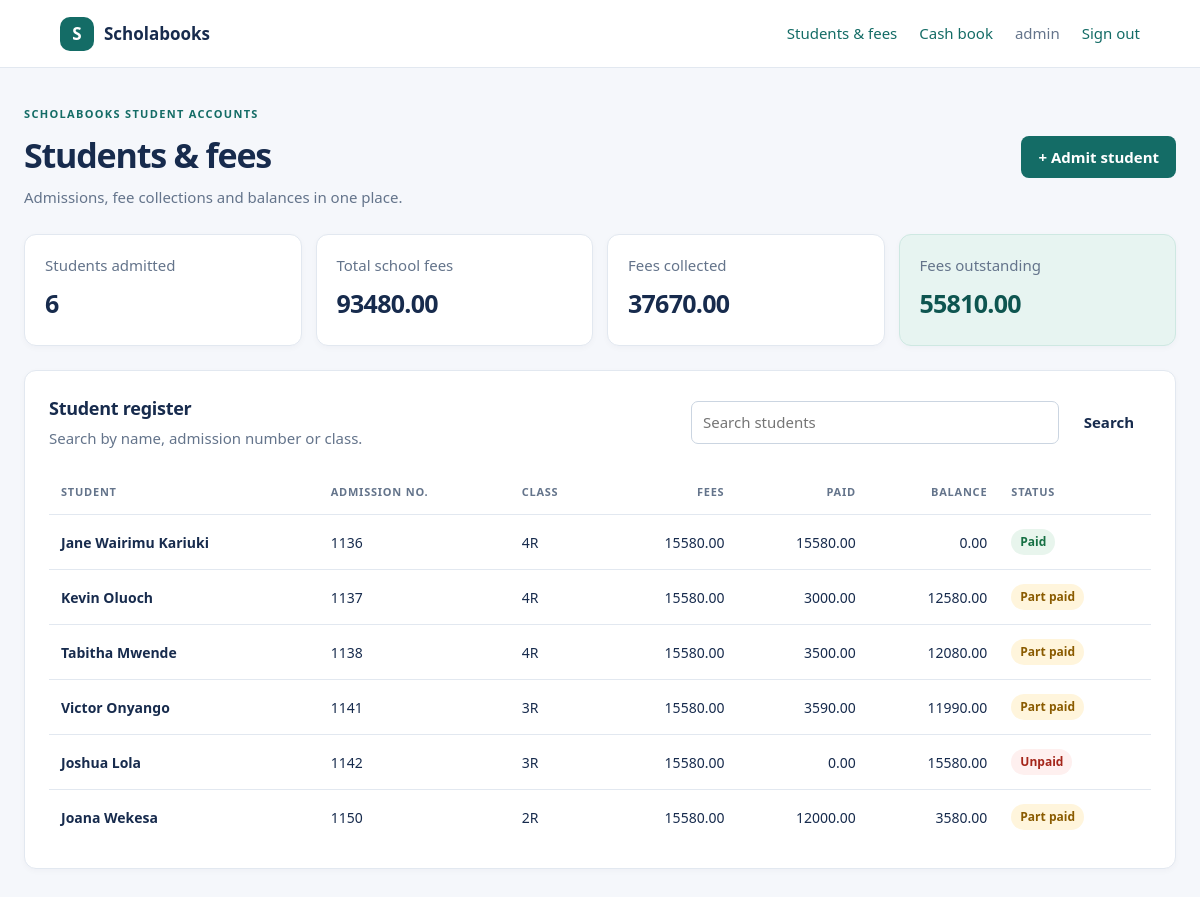
Page /staff/ (signed in) on the committed database.
### myapp/models.py (models this page shows, shortened)
class Student(models.Model):
    admission_number = models.CharField(max_length=30, unique=True)
    name = models.CharField(max_length=100)
    class_name = models.CharField(max_length=64)
    admission_date = models.DateField(default=timezone.localdate)
    age = models.IntegerField(null=True, blank=True, validators=[MinValueValidator(1)])
    email = models.EmailField(blank=True)
    guardian_name = models.CharField(max_length=100, blank=True)
    guardian_phone = models.CharField(max_length=30, blank=True)
    fee_total = models.DecimalField(
        max_digits=10,
        decimal_places=2,
        default=Decimal('15580.00'),
        validators=[MinValueValidator(Decimal('0.00'))],
    )
    class Meta:
        ordering = ['name', 'admission_number']
    @property
    def paid_total(self):
        annotated_total = getattr(self, 'paid_total_value', None)
        if annotated_total is not None:
            return annotated_total
        return self.payments.aggregate(total=Sum('amount'))['total'] or Decimal('0.00')
    @property
    def balance(self):
        return self.fee_total - self.paid_total

### myapp/views.py (the view)
# urls.py: path('', views.dashboard, name='dashboard'),
@staff_required
def dashboard(request):
    search = request.GET.get('q', '').strip()
    students = Student.objects.annotate(
        paid_total_value=Coalesce(
            Sum('payments__amount'),
            Value(Decimal('0.00')),
            output_field=DecimalField(max_digits=10, decimal_places=2),
        )
    )
    if search:
        students = students.filter(
            Q(name__icontains=search)
            | Q(admission_number__icontains=search)
            | Q(class_name__icontains=search)
        )
    total_fees = Student.objects.aggregate(total=Sum('fee_total'))['total'] or Decimal('0.00')
    total_paid = Payment.objects.aggregate(total=Sum('amount'))['total'] or Decimal('0.00')
    page_obj = Paginator(students, 25).get_page(request.GET.get('page'))
    return render(request, 'dashboard.html', {
        'page_obj': page_obj,
        'search': search,
        'student_count': Student.objects.count(),
        'total_fees': total_fees,
        'total_paid': total_paid,
        'total_balance': total_fees - total_paid,
    })

### myapp/templates/dashboard.html (shortened to what this page needs)
{% extends 'base.html' %}
{% block content %}
<div class="page-heading">
    <div>
        <p class="eyebrow">SCHOLABOOKS STUDENT ACCOUNTS</p>
        <h1>Students &amp; fees</h1>
        <p class="muted">Admissions, fee collections and balances in one place.</p>
    </div>
    <a class="button button-primary" href="{% url 'student-create' %}">+ Admit student</a>
</div>
<section class="summary-grid" aria-label="School fee summary">
    <article class="summary-card"><span class="summary-label">Students admitted</span><strong>{{ student_count }}</strong></article>
    <article class="summary-card"><span class="summary-label">Total school fees</span><strong>{{ total_fees|floatformat:2 }}</strong></article>
    <article class="summary-card"><span class="summary-label">Fees collected</span><strong>{{ total_paid|floatformat:2 }}</strong></article>
    <article class="summary-card summary-highlight">
        {% if total_balance < 0 %}
            <span class="summary-label">Net credit to carry forward</span>
        {% else %}
            <span class="summary-label">Fees outstanding</span>
        {% endif %}
        <strong>{{ total_balance|floatformat:2 }}</strong>
    </article>
</section>
<section class="card">
    <div class="section-heading">
        <div><h2>Student register</h2><p class="muted">Search by name, admission number or class.</p></div>
        <form class="search-form" method="get" action="{% url 'dashboard' %}">
            <input id="student-search" type="search" name="q" value="{{ search }}" placeholder="Search students">
            <button class="button button-secondary" type="submit">Search</button>
        </form>
    </div>
    <div class="table-wrap">
        <table>
            <thead><tr><th>Student</th><th>Admission no.</th><th>Class</th><th class="numeric">Fees</th><th class="numeric">Paid</th><th class="numeric">Balance</th><th>Status</th></tr></thead>
            <tbody>
                {% for student in page_obj %}
                    <tr>
                        <td><a class="student-link" href="{% url 'student-detail' student.pk %}">{{ student.name }}</a></td>
                        <td>{{ student.admission_number }}</td>
                        <td>{{ student.class_name }}</td>
                        <td class="numeric">{{ student.fee_total|floatformat:2 }}</td>
                        <td class="numeric">{{ student.paid_total|floatformat:2 }}</td>
                        <td class="numeric">{{ student.balance|floatformat:2 }}</td>
                        <td>
                            {% if student.balance < 0 %}<span class="badge badge-partial">Credit</span>
                            {% elif student.balance == 0 %}<span class="badge badge-paid">Paid</span>
                            {% elif student.paid_total > 0 %}<span class="badge badge-partial">Part paid</span>
                            {% else %}<span class="badge badge-due">Unpaid</span>{% endif %}
                        </td>
                    </tr>
                {% empty %}
                    <tr><td class="empty-state" colspan="7">No students found. Admit a student to get started.</td></tr>
                {% endfor %}
            </tbody>
        </table>
    </div>
</section>
{% endblock %}

### myapp/templates/base.html (shortened to what this page needs)
{% load static %}
<!doctype html>
<html lang="en">
<head>
    <link rel="stylesheet" href="{% static 'css/style.css' %}">
</head>
<body>
    <header class="topbar">
        <a class="brand" href="{% url 'dashboard' %}"><span class="brand-mark">S</span> Scholabooks</a>
        {% if user.is_authenticated %}
            <nav class="topbar-actions">
                <a href="{% url 'dashboard' %}">Students &amp; fees</a>
                <a href="{% url 'cash-book' %}">Cash book</a>
                <span class="staff-name">{{ user.get_full_name|default:user.username }}</span>
                <form method="post" action="{% url 'logout' %}">
                    <button class="link-button" type="submit">Sign out</button>
                </form>
            </nav>
        {% endif %}
    </header>
    <main class="page">
        {% block content %}{% endblock %}
    </main>
</body>
</html>

### myapp/static/css/style.css (style rules this page uses)
:root { --ink: #172b4d; --muted: #64748b; --line: #e2e8f0; --paper: #fff; --canvas: #f5f7fb; --brand: #146c66; --brand-dark: #0e5550; --soft-brand: #e7f4f1; --danger: #b42318; }
* { box-sizing: border-box; }
body { margin: 0; background: var(--canvas); color: var(--ink); font: 15px/1.5 "Segoe UI", Arial, sans-serif; }
a { color: var(--brand); text-decoration: none; }
.topbar { align-items: center; background: var(--paper); border-bottom: 1px solid var(--line); display: flex; justify-content: space-between; min-height: 68px; padding: 0 clamp(20px, 5vw, 72px); }
.brand { align-items: center; color: var(--ink); display: inline-flex; font-size: 17px; font-weight: 700; gap: 10px; }
.brand-mark { align-items: center; background: var(--brand); border-radius: 10px; color: #fff; display: inline-flex; height: 34px; justify-content: center; width: 34px; }
.topbar-actions, .topbar-actions form { align-items: center; display: flex; gap: 22px; }
.staff-name, .muted, .summary-label { color: var(--muted); }
.link-button { background: none; border: 0; color: var(--brand); cursor: pointer; font: inherit; padding: 0; }
.page { margin: 0 auto; max-width: 1240px; padding: 38px 24px 64px; }
.page-heading, .section-heading { align-items: center; display: flex; gap: 20px; justify-content: space-between; }
.page-heading { margin-bottom: 26px; }
h1, h2, p { margin-top: 0; }
h1 { font-size: clamp(26px, 4vw, 34px); letter-spacing: -.035em; margin-bottom: 5px; }
h2 { font-size: 18px; letter-spacing: -.015em; margin-bottom: 5px; }
.eyebrow { color: var(--brand); font-size: 11px; font-weight: 700; letter-spacing: .12em; margin-bottom: 7px; }
.muted { margin-bottom: 0; }
.button, button.button { align-items: center; border: 1px solid transparent; border-radius: 8px; cursor: pointer; display: inline-flex; font: inherit; font-weight: 650; justify-content: center; min-height: 42px; padding: 9px 16px; text-decoration: none; }
.button-primary { background: var(--brand); color: #fff; }
.button-secondary { background: #fff; border-color: var(--line); color: var(--ink); }
.card, .summary-card { background: var(--paper); border: 1px solid var(--line); border-radius: 12px; box-shadow: 0 2px 6px rgb(23 43 77 / 3%); }
.card { margin-bottom: 22px; padding: 24px; }
.summary-grid { display: grid; gap: 14px; grid-template-columns: repeat(4, minmax(0, 1fr)); margin-bottom: 24px; }
.summary-card { min-height: 112px; padding: 19px 20px; }
.summary-card strong, .balance-card strong { display: block; font-size: 25px; letter-spacing: -.03em; margin-top: 8px; }
.summary-highlight { background: var(--soft-brand); border-color: #cee8e2; }
.summary-highlight strong, .balance-card strong { color: var(--brand-dark); }
.section-heading { margin-bottom: 20px; }
.search-form { display: flex; gap: 8px; max-width: 460px; width: 100%; }
input, select, textarea { background: #fff; border: 1px solid #cbd5e1; border-radius: 7px; color: var(--ink); font: inherit; min-height: 42px; padding: 9px 11px; width: 100%; }
.search-form input { flex: 1; min-width: 120px; }
.table-wrap { overflow-x: auto; }
table { border-collapse: collapse; min-width: 740px; width: 100%; }
th { color: var(--muted); font-size: 11px; font-weight: 700; letter-spacing: .07em; text-align: left; text-transform: uppercase; }
th, td { border-bottom: 1px solid var(--line); padding: 14px 12px; white-space: nowrap; }
tbody tr:last-child td { border-bottom: 0; }
td { font-size: 14px; }
.numeric { text-align: right; }
.student-link { color: var(--ink); font-weight: 650; }
.badge { border-radius: 999px; display: inline-block; font-size: 12px; font-weight: 650; padding: 4px 9px; }
.badge-paid { background: #e8f5ed; color: #167044; }
.badge-partial { background: #fff5dc; color: #8a5b00; }
.badge-due { background: #fef0ef; color: #a4261a; }

### rows in the picture
Student: name "Jane Wairimu Kariuki", admission_number "1136", class_name "4R", fee_total "15580.00", paid_total "15580.00", balance "0.00", shows "Paid"
Student: name "Kevin Oluoch", admission_number "1137", class_name "4R", fee_total "15580.00", paid_total "3000.00", balance "12580.00", shows "Part paid"
Student: name "Tabitha Mwende", admission_number "1138", class_name "4R", fee_total "15580.00", paid_total "3500.00", balance "12080.00", shows "Part paid"
Student: name "Victor Onyango", admission_number "1141", class_name "3R", fee_total "15580.00", paid_total "3590.00", balance "11990.00", shows "Part paid"
Student: name "Joshua Lola", admission_number "1142", class_name "3R", fee_total "15580.00", paid_total "0.00", balance "15580.00", shows "Unpaid"
Student: name "Joana Wekesa", admission_number "1150", class_name "2R", fee_total "15580.00", paid_total "12000.00", balance "3580.00", shows "Part paid"

### other values in the picture
{{ user.get_full_name|default:user.username }} "admin"
{{ student_count }} "6"
{{ total_fees|floatformat:2 }} "93480.00"
{{ total_paid|floatformat:2 }} "37670.00"
{{ total_balance|floatformat:2 }} "55810.00"
